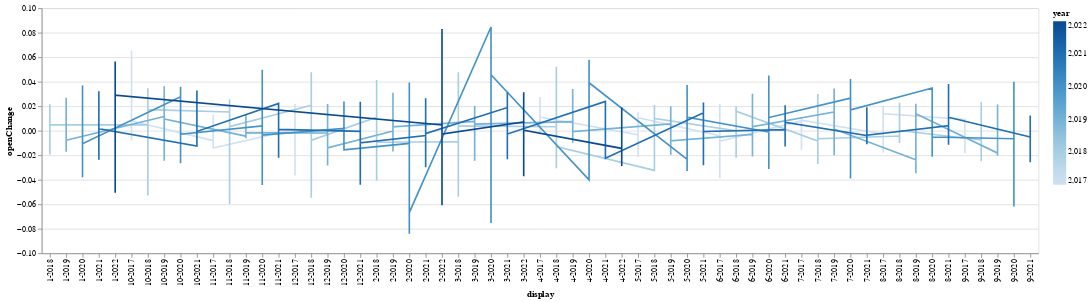

The notebook cell saved with this chart:
### Code cell
(alt.Chart(dataframe).mark_line().encode(x='display', y='openChange', color='year'))

### Figure 1 — Vega-Lite specification as saved in the notebook (floating-point values rounded to 4 significant figures; data arrays with more than 128 entries replaced by an {"elided": "..."} marker saying what was removed)
{"config": {"view": {"continuousWidth": 400, "continuousHeight": 300}}, "data": {"name": "data-21fda5f50a08de9b8e875d17896a1d9d"}, "mark": "line", "encoding": {"color": {"field": "year", "type": "quantitative"}, "x": {"field": "display", "type": "nominal"}, "y": {"field": "openChange", "type": "quantitative"}}, "$schema": "https://vega.github.io/schema/vega-lite/v4.17.0.json", "datasets": {"data-21fda5f50a08de9b8e875d17896a1d9d": {"elided": "1260 records"}}}
